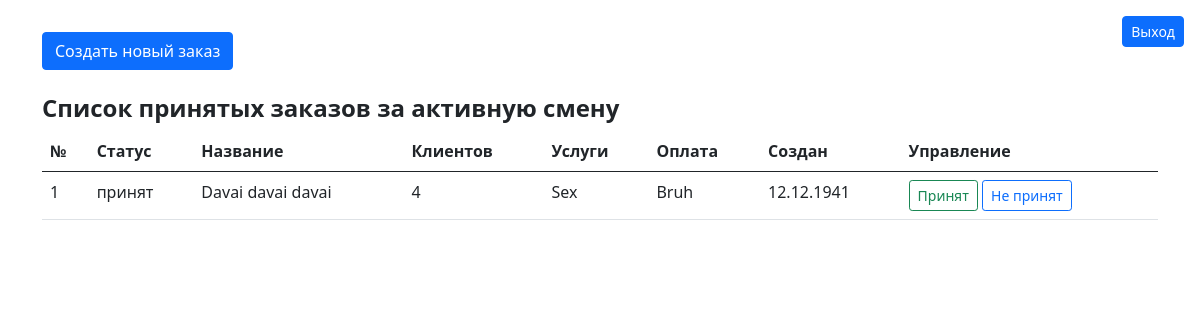
/frontend/view_2.php?user_id=2, run on the app's committed database.
### tables this page shows
CREATE TABLE `order` (
  `orderid` int NOT NULL AUTO_INCREMENT,
  `roomnumber` varchar(50) NOT NULL,
  `amountclients` int NOT NULL,
  `hotelservices` text,
  `datecreation` date NOT NULL,
  `paymentstatus` varchar(100) NOT NULL,
  `orderstatus` varchar(100) NOT NULL,
  PRIMARY KEY (`orderid`)
);

### api/crud.php (called while the page is built, shortened)
<?php
function select($query)
{
    try {
        $result = $_SERVER['db']->query($query, MYSQLI_USE_RESULT);
        $result = $result->fetch_all(MYSQLI_ASSOC);
        return $result;
    } catch (Exception $err) {
        return ['status' => 'failed', 'message' => $err];
    }
}

### frontend/view_2.php (the view, shortened to what this page needs)
<?php
require '../api/crud.php';
$user_id = $_GET['user_id'];
$orders = select("SELECT
orderid as '№',
orderstatus as 'Статус',
roomnumber as 'Название',
amountclients as 'Клиентов',
hotelservices as 'Услуги',
paymentstatus as 'Оплата',
datecreation as 'Создан'
FROM `order`");
?>
<!DOCTYPE html>
<html lang="ru">
<head>
    <link rel="stylesheet" href="./bootstrap.min.css">
</head>
<body>
    <a href="/" class="btn btn-sm btn-primary rounded position-absolute m-3 end-0 top-0">Выход</a>
    <div class="container pt-3">
        <div class="d-flex">
            <h4 class="h4 fw-bold title mt-3">
                <a href="/frontend/create_order.php?user_id=<?php echo $user_id;?>" class="btn btn-primary">Создать новый заказ</a>
            </h4>
        </div>
        <div class="d-flex mt-3">
            <h4 class="h4 fw-bold title">Список принятых заказов за активную смену</h4>
        </div>
        <table class="table table-hover">
            <thead>
                <tr>
                    <?php foreach (array_keys($orders[0]) as $key) {
                        echo "<th>$key</th>";
                    } ?>
                    <th>Управление</th>
                </tr>
            </thead>
            <tbody>
                <?php foreach ($orders as $row) {
                    $order_id = $row['№'];
                    echo "<tr>";
                    foreach ($row as $key => $value) {
                        if ($key == 'Создан') $value = date('d.m.Y', strtotime($value));
                        echo "<td>$value</td>";
                    }
                    echo "<td class='d-flex gap-1 flex-column'>
                        <form method='POST'>
                            <input type='hidden' name='action' value='change_status'/>
                            <input type='hidden' name='orderid' value='$order_id'/>
                            <button class='btn btn-sm btn-outline-success' name='orderstatus' value='принят'>Принят</button>
                            <button class='btn btn-sm btn-outline-primary' name='orderstatus' value='не принят'>Не принят</button>
                        </form>
                    </td>";
                    echo "</tr>";
                } ?>
            </tbody>
        </table>
    </div>
</body>
</html>

### data on the page
order: orderid "1", orderstatus "принят", roomnumber "Davai davai davai", amountclients "4", hotelservices "Sex", paymentstatus "Bruh", datecreation "12.12.1941"

### other printed values
$key "№"
$key "Статус"
$key "Название"
$key "Клиентов"
$key "Услуги"
$key "Оплата"
$key "Создан"
